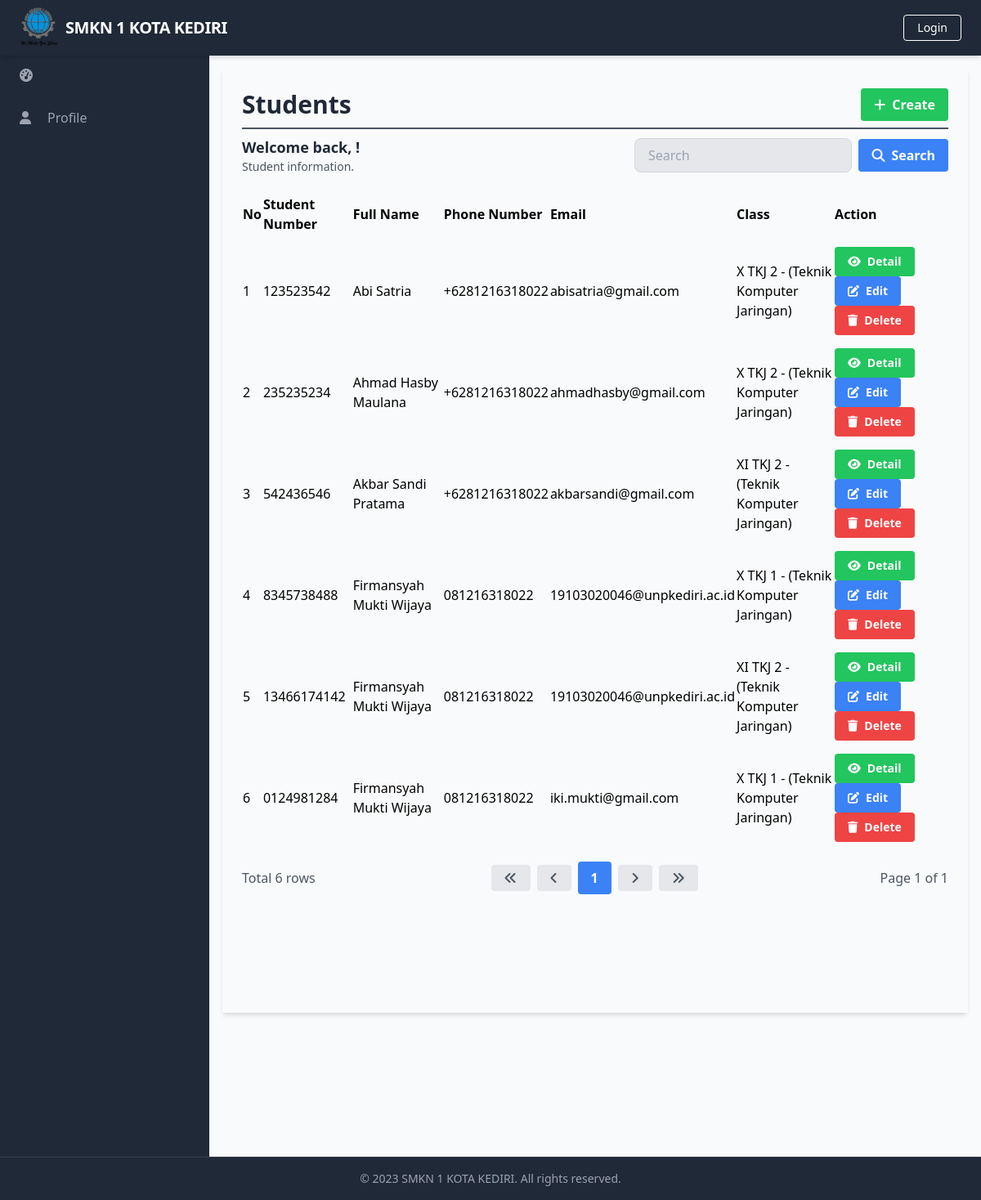
/manage_students/manage_students_list.php, run on the app's committed database.
### tables this page shows
CREATE TABLE `Students` (
  `StudentID` int(11) NOT NULL,
  `StudentNumber` varchar(20) DEFAULT NULL,
  `Religion` varchar(20) DEFAULT NULL,
  `ParentGuardianFullName` varchar(100) DEFAULT NULL,
  `ParentGuardianAddress` varchar(256) DEFAULT NULL,
  `ParentGuardianPhoneNumber` varchar(20) DEFAULT NULL,
  `ParentGuardianEmail` varchar(100) DEFAULT NULL,
  `ClassID` int(11) DEFAULT NULL,
  `UserID` int(11) DEFAULT NULL
);

CREATE TABLE `Users` (
  `UserID` int(11) NOT NULL,
  `Username` varchar(50) NOT NULL,
  `Password` varchar(255) NOT NULL,
  `Email` varchar(100) NOT NULL,
  `FullName` varchar(100) DEFAULT NULL,
  `DateOfBirth` date DEFAULT NULL,
  `Gender` varchar(10) DEFAULT NULL,
  `Address` text DEFAULT NULL,
  `PhoneNumber` varchar(20) DEFAULT NULL,
  `RoleID` int(11) DEFAULT NULL,
  `AccountCreationDate` timestamp NOT NULL DEFAULT current_timestamp() ON UPDATE current_timestamp(),
  `LastLogin` datetime DEFAULT NULL,
  `AccountStatus` varchar(20) DEFAULT NULL,
  `ProfilePictureURL` varchar(255) DEFAULT NULL,
  `ActivationStatus` varchar(20) DEFAULT NULL
);

CREATE TABLE `Classes` (
  `ClassID` int(11) NOT NULL,
  `ClassName` varchar(50) DEFAULT NULL,
  `EducationLevel` varchar(20) DEFAULT NULL,
  `HomeroomTeacher` varchar(50) DEFAULT NULL,
  `Curriculum` varchar(50) DEFAULT NULL,
  `AcademicYear` varchar(20) DEFAULT NULL,
  `ClassCode` varchar(20) DEFAULT NULL
);

### database/connection.php (called while the page is built, shortened)
<?php
$baseUrl = "http://localhost/final_project_aziz_2023/";

### public/manage_students/manage_students_list.php (the view, shortened to what this page needs)
<?php
require_once('../../database/connection.php');
?>
<?php include_once('../components/header.php'); ?>
<div class="h-screen flex flex-col">
  <?php include('../components/navbar.php'); ?>
  <div class="flex-grow bg-gray-50 flex flex-row shadow-md">
    <?php include('../components/sidebar.php'); ?>
    <main class="bg-gray-50 flex flex-col flex-1 overflow-y-scroll h-screen flex-shrink-0 sc-hide pb-40">
      <div class="flex items-start justify-start p-6 shadow-md m-4 flex-1 flex-col">
        <div class="flex flex-row justify-between items-center w-full border-b-2 border-gray-600 mb-2 pb-2">
          <h1 class="text-3xl text-gray-800 font-semibold w-full">Students</h1>
          <div class="flex flex-row justify-end items-center">
            <a href="<?php echo $baseUrl; ?>public/manage_students/manage_students_create.php" class="bg-green-500 hover-bg-green-700 text-white font-bold py-2 px-4 rounded inline-flex items-center">
              <i class="fas fa-plus mr-2"></i>
              <span>Create</span>
            </a>
          </div>
        </div>
        <div class="flex flex-col w-full">
          <div class="flex flex-row justify-between items-center w-full mb-2 pb-2">
            <div>
              <h2 class="text-lg text-gray-800 font-semibold">Welcome back, <?php echo $_SESSION['FullName']; ?>!</h2>
              <p class="text-gray-600 text-sm">Student information.</p>
            </div>
            <form class="flex items-center justify-end space-x-2 w-96">
              <input type="text" name="search" class="bg-gray-200 focus-bg-white focus-outline-none border border-gray-300 rounded-lg py-2 px-4 block w-full appearance-none leading-normal" placeholder="Search" value="<?php echo isset($_GET['search']) ? $_GET['search'] : ''; ?>">
              <button type="submit" class="bg-blue-500 hover-bg-blue-700 text-white font-bold py-2 px-4 rounded space-x-2 inline-flex items-center">
                <i class="fas fa-search"></i>
                <span>Search</span>
              </button>
            </form>
          </div>
          <table class="min-w-full">
            <thead>
              <tr>
                <th class="text-left py-2">No</th>
                <th class="text-left py-2">Student Number</th>
                <th class="text-left py-2">Full Name</th>
                <th class="text-left py-2">Phone Number</th>
                <th class="text-left py-2">Email</th>
                <th class="text-left py-2">Class</th>
                <th class="text-left py-2">Action</th>
              </tr>
            </thead>
            <tbody>
              <?php
              $searchTerm = isset($_GET['search']) ? $_GET['search'] : '';
              $page = isset($_GET['page']) ? $_GET['page'] : 1;
              $query = "SELECT Students.StudentID, Students.StudentNumber, Users.FullName, Users.PhoneNumber, Users.Email, Classes.ClassName
                        FROM Students
                        INNER JOIN Users ON Students.UserID = Users.UserID
                        LEFT JOIN Classes ON Students.ClassID = Classes.ClassID
                        WHERE Students.StudentNumber LIKE '%$searchTerm%'
                        OR Users.FullName LIKE '%$searchTerm%'
                        OR Users.PhoneNumber LIKE '%$searchTerm%'
                        OR Users.Email LIKE '%$searchTerm%'
                        LIMIT 15 OFFSET " . ($page - 1) * 15;
              $result = $conn->query($query);
              $queryCount = "SELECT COUNT(*) AS count
                             FROM Students
                             INNER JOIN Users ON Students.UserID = Users.UserID
                             LEFT JOIN Classes ON Students.ClassID = Classes.ClassID
                             WHERE Students.StudentNumber LIKE '%$searchTerm%'";
              $resultCount = $conn->query($queryCount);
              $rowCount = $resultCount->fetch_assoc()['count'];
              $totalPage = ceil($rowCount / 15);
              $no = 1;
              while ($row = $result->fetch_assoc()) {
              ?>
                <tr>
                  <td class="py-2"><?php echo $no++; ?></td>
                  <td class="py-2"><?php echo $row['StudentNumber']; ?></td>
                  <td class="py-2"><?php echo $row['FullName']; ?></td>
                  <td class="py-2"><?php echo $row['PhoneNumber']; ?></td>
                  <td class="py-2"><?php echo $row['Email']; ?></td>
                  <td class="py-2"><?php echo $row['ClassName']; ?></td>
                  <td class='py-2'>
                    <a href="<?php echo $baseUrl; ?>public/manage_students/manage_students_detail.php?id=<?php echo $row['StudentID'] ?>" class='bg-green-500 hover-bg-green-700 text-white font-bold py-2 px-4 rounded inline-flex items-center text-sm'>
                      <i class='fas fa-eye mr-2'></i>
                      <span>Detail</span>
                    </a>
                    <a href="<?php echo $baseUrl; ?>public/manage_students/manage_students_update.php?id=<?php echo $row['StudentID'] ?>" class='bg-blue-500 hover-bg-blue-700 text-white font-bold py-2 px-4 rounded inline-flex items-center text-sm'>
                      <i class='fas fa-edit mr-2'></i>
                      <span>Edit</span>
                    </a>
                    <a href="#" onclick="confirmDelete(<?php echo $row['StudentID']; ?>)" class='bg-red-500 hover-bg-red-700 text-white font-bold py-2 px-4 rounded inline-flex items-center text-sm'>
                      <i class='fas fa-trash mr-2'></i>
                      <span>Delete</span>
                    </a>
                  </td>
                </tr>
              <?php
              }
              ?>
            </tbody>
          </table>
          <div class="flex flex-row justify-between items-center w-full mt-4">
            <div class="flex flex-row justify-start items-center">
              <span class="text-gray-600">Total <?php echo $rowCount; ?> rows</span>
            </div>
            <div class="flex flex-row justify-end items-center space-x-2">
              <a href="?page=1&search=<?php echo $searchTerm; ?>" class="bg-gray-200 hover-bg-gray-300 text-gray-600 font-bold py-2 px-4 rounded inline-flex items-center">
                <i class="fas fa-angle-double-left"></i>
              </a>
              <a href="?page=<?php if ($page == 1) {
                                echo $page;
                              } else {
                                echo $page - 1;
                              } ?>&search=<?php echo $searchTerm; ?>" class="bg-gray-200 hover-bg-gray-300 text-gray-600 font-bold py-2 px-4 rounded inline-flex items-center">
                <i class="fas fa-angle-left"></i>
              </a>
              <?php
              $startPage = $page - 2;
              $endPage = $page + 2;
              if ($startPage < 1) {
                $endPage += abs($startPage) + 1;
                $startPage = 1;
              }
              if ($endPage > $totalPage) {
                $startPage -= $endPage - $totalPage;
                $endPage = $totalPage;
              }
              if ($startPage < 1) {
                $startPage = 1;
              }
              for ($i = $startPage; $i <= $endPage; $i++) {
                if ($i == $page) {
                  echo "<a href='?page=$i&search=$searchTerm' class='bg-blue-500 hover-bg-blue-700 text-white font-bold py-2 px-4 rounded inline-flex items-center'>$i</a>";
                } else {
                  echo "<a href='?page=$i&search=$searchTerm' class='bg-gray-200 hover-bg-gray-300 text-gray-600 font-bold py-2 px-4 rounded inline-flex items-center'>$i</a>";
                }
              }
              ?>
              <a href="?page=<?php if ($page == $totalPage) {
                                echo $page;
                              } else {
                                echo $page + 1;
                              } ?>&search=<?php echo $searchTerm; ?>" class="bg-gray-200 hover-bg-gray-300 text-gray-600 font-bold py-2 px-4 rounded inline-flex items-center">
                <i class="fas fa-angle-right"></i>
              </a>
              <a href="?page=<?php echo $totalPage; ?>&search=<?php echo $searchTerm; ?>" class="bg-gray-200 hover-bg-gray-300 text-gray-600 font-bold py-2 px-4 rounded inline-flex items-center">
                <i class="fas fa-angle-double-right"></i>
              </a>
            </div>
            <div class="flex flex-row justify-end items-center ml-2">
              <span class="text-gray-600">Page <?php echo $page; ?> of <?php echo $totalPage; ?></span>
            </div>
          </div>
        </div>
    </main>
  </div>
  <?php include('../components/footer.php'); ?>
</div>
</body>
</html>

### data on the page
students: StudentNumber "123523542", UserID.FullName "Abi Satria", UserID.PhoneNumber "+6281216318022", UserID.Email "abisatria@gmail.com", ClassID.ClassName "X TKJ 2 - (Teknik Komputer Jaringan)"
students: StudentNumber "235235234", UserID.FullName "Ahmad Hasby Maulana", UserID.PhoneNumber "+6281216318022", UserID.Email "ahmadhasby@gmail.com", ClassID.ClassName "X TKJ 2 - (Teknik Komputer Jaringan)"
students: StudentNumber "542436546", UserID.FullName "Akbar Sandi Pratama", UserID.PhoneNumber "+6281216318022", UserID.Email "akbarsandi@gmail.com", ClassID.ClassName "XI TKJ 2 - (Teknik Komputer Jaringan)"
students: StudentNumber "8345738488", UserID.FullName "Firmansyah Mukti Wijaya", UserID.PhoneNumber "081216318022", UserID.Email "19103020046@unpkediri.ac.id", ClassID.ClassName "X TKJ 1 - (Teknik Komputer Jaringan)"
students: StudentNumber "13466174142", UserID.FullName "Firmansyah Mukti Wijaya", UserID.PhoneNumber "081216318022", UserID.Email "19103020046@unpkediri.ac.id", ClassID.ClassName "XI TKJ 2 - (Teknik Komputer Jaringan)"
students: StudentNumber "0124981284", UserID.FullName "Firmansyah Mukti Wijaya", UserID.PhoneNumber "081216318022", UserID.Email "iki.mukti@gmail.com", ClassID.ClassName "X TKJ 1 - (Teknik Komputer Jaringan)"

### other printed values
$baseTitle "SMKN 1 KOTA KEDIRI"
$rowCount "6"
$page "1"
$totalPage "1"
